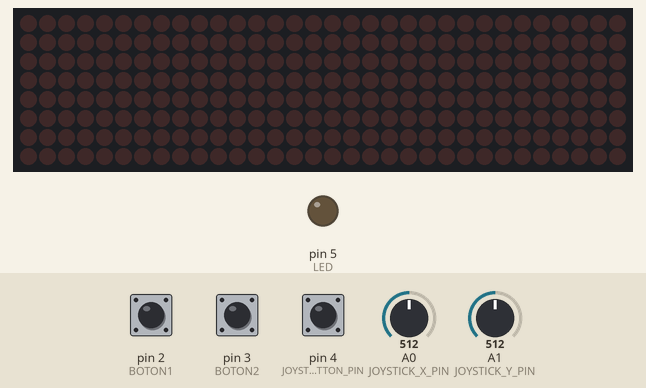
Simulated run of this sketch. Board: Arduino Uno, built with avr-gcc and run on an emulated ATmega328P. Parts: 32×8 LED matrix, output pins drawn as LEDs (lit = HIGH). Inputs (shaded band) come from the test bench; at power-on: A0 (JOYSTICK_X_PIN) = 512, pin 2 (BOTON1) HIGH, pin 3 (BOTON2) HIGH, pin 4 (JOYSTICK_BUTTON_PIN) HIGH, A1 (JOYSTICK_Y_PIN) = 512.

Above: at 1.2 s.
1.3 s: A0 (JOYSTICK_X_PIN) set to 716
4.3 s: pin 2 (BOTON1) pulled LOW for 0.15 s
At 4.75 s:
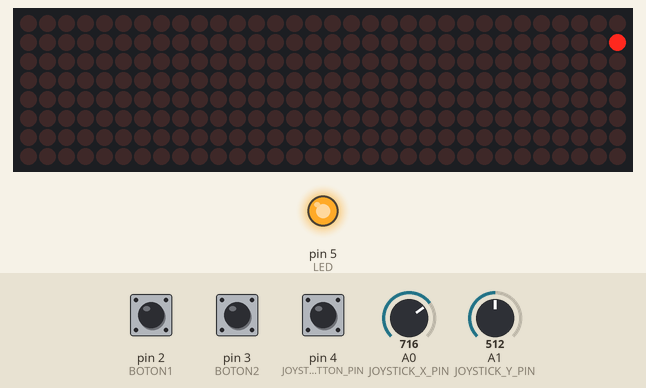
7.0 s: pin 2 (BOTON1) pulled LOW for 1 s
At 7.75 s:
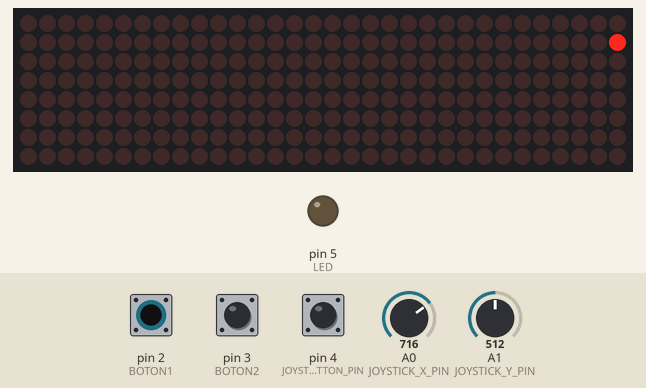
10.5 s: pin 2 (BOTON1) pulled LOW for 3.2 s
At 11.25 s:
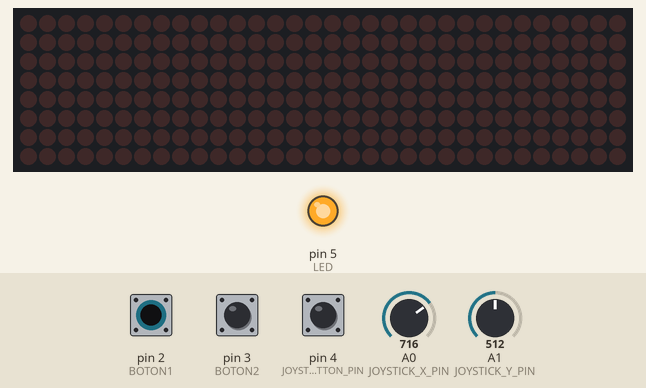
Timing chart, 0 to 13.5 s (numbered marks = the images above; inputs shaded):
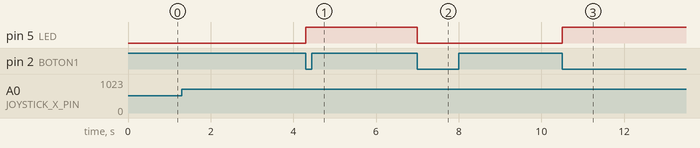

The sketch:

Telesketch.ino
```cpp
#include <MD_MAX72xx.h>
#include <SPI.h>

// Definir los pines del CLK, DIN y CS para la pantalla MD_MAX72xx y los botones 1 y 2
#define CLK_PIN 13
#define DATA_PIN 11
#define CS_PIN 10
#define BOTON1 2
#define BOTON2 3
#define HARDWARE_TYPE MD_MAX72XX::FC16_HW
// Crear un objeto de pantalla MD_MAX72xx con los pines definidos, tipo de matriz y número de matrices
MD_MAX72XX mx = MD_MAX72XX(HARDWARE_TYPE, DATA_PIN, CLK_PIN, CS_PIN, 4);
int MAX_COL = 31;
int MAX_ROW = 7;

// Definir la posición del punto que parpadea al inicio
int x = 0;
int y = 0;

// Definir el temporizador para controlar el parpadeo
unsigned long previousMillis = 0;
unsigned long previous_Millis = 0;
const long interval = 500;  // La mitad de un segundo

// Variables para el control de la palanca de mando
int DEAD_ZONE = 100;
int ZONE_ONE = DEAD_ZONE * 2;
int ZONE_TWO = DEAD_ZONE * 3;
int ZONE_THREE = DEAD_ZONE * 4;
int ZONE_FOUR = DEAD_ZONE * 5;

int mode = 0;  //Para que inicie en modo = 0

//Variables del Joystick y estados de los botones, previos y actuales
int joystickButtonState = HIGH;
int xVal;
int yVal;
int buttonVal = 0;
const int JOYSTICK_X_PIN = A0;
const int JOYSTICK_Y_PIN = A1;
const int JOYSTICK_BUTTON_PIN = 4;
const int LED = 5;  //Pin del LED
int buttonState;
int boton1State = HIGH;
int boton2State = HIGH;
bool ledState = LOW;
bool led_State = LOW;
int prevX = -1;
int prevY = -1;
bool prevState = LOW;
bool prev_State = HIGH;
int prevJoyX = -1;
int prevJoyY = -1;
int statePrev1 = HIGH;
int statePrev2 = HIGH;
int prev_zx = 0;
int prev_zy = 0;

//Definimos la función para mover posiciones del LED seguún grado del joystick.
int Zonas(int zona) {
  if ((zona > 512 + DEAD_ZONE) && (zona < 512 + ZONE_TWO)) {
    return 1;
  } else if ((zona > 512 + ZONE_ONE) && (zona < 512 + ZONE_THREE)) {
    return 2;
  } else if ((zona > 512 + ZONE_TWO) && (zona < 512 + ZONE_FOUR)) {
    return 3;
  } else if ((zona > 512 + ZONE_FOUR)) {
    return 4;
  } else if ((zona < 512 - DEAD_ZONE) && (zona > 512 - ZONE_TWO)) {
    return 1;
  } else if ((zona < 512 - ZONE_ONE) && (zona > 512 - ZONE_THREE)) {
    return 2;
  } else if ((zona < 512 - ZONE_TWO) && (zona > 512 - ZONE_FOUR)) {
    return 3;
  } else if ((zona < 512 - ZONE_FOUR)) {
    return 4;
  } else {
    return 0;
  }
}

//Esta función lee la posición del joystick y devuelve valores x , y con la funcion Zonas.
void LecturaJoystick() {
  //Leemos los estados del joystick en x e y
  xVal = analogRead(JOYSTICK_X_PIN);
  yVal = analogRead(JOYSTICK_Y_PIN);
  //Detectamos el estado anterior para que no repita el movimiento.
  int zy = Zonas(yVal);
  int zx = Zonas(xVal);
  if (((zx != 0) || (zy != 0)) && (prev_zx == 0) && (prev_zy == 0)) {

    if (yVal > 514) {  // Mover hacia arriba
      y = y - Zonas(yVal);
    } else if (yVal < 510) {  // Mover hacia abajo
      y = y + Zonas(yVal);
    }

    if (xVal < 510) {  // Mover hacia la izquierda
      x = x - Zonas(xVal);
    } else if (xVal > 514) {  // Mover hacia la derecha
      x = x + Zonas(xVal);
    }

    //Definir los limites de la pantalla
    if (x >= MAX_ROW) {
      x = MAX_ROW;
    } else if (x < 0) {
      x = 0;
    }
    if (y >= MAX_COL) {
      y = MAX_COL;
    } else if (y < 0) {
      y = 0;
    }
  }
  prev_zx = zx;
  prev_zy = zy;
}

//Funcion para que parpadee el LED, podemos elegir PIN y duración
void LedParpadeo(int LED_PIN, int tiempo) {
  unsigned long current_Millis = millis();
  if (current_Millis - previous_Millis >= tiempo) {
    previous_Millis = current_Millis;
    if (ledState == LOW) {
      ledState = HIGH;
    } else {
      ledState = LOW;
    }
  }
  digitalWrite(LED_PIN, ledState);
}

//Función que solo mueve el puntero del LED respetando el estado anterior, solo se mueve.
void ModoDesplazamiento() {

  unsigned long currentMillis = millis();            // obtener el tiempo actual
  if (currentMillis - previousMillis >= interval) {  // si ha pasado el intervalo de tiempo
    previousMillis = currentMillis;                  // actualizar el último tiempo registrado
    LecturaJoystick();
    if ((x != prevX) || (y != prevY)) {  //Si la posición actual de x , y no es igual que la anterior

      mx.setPoint(prevX, prevY, prevState);
      //Actualiza prevX y prevY
      prevX = x;
      prevY = y;
      prevState = mx.getPoint(x, y);  //Acumula el estado previo de encendido del LED
    }
    if (mx.getPoint(x, y)) {     // alterna el estado del LED
      mx.setPoint(x, y, false);  // enciende o apaga el LED en la posición de la matriz
    } else {
      mx.setPoint(x, y, true);
    }
  }
}

//Función que enciende los LEDs por donde pasa.
void ModoDibujo() {

  unsigned long currentMillis = millis();            // obtener el tiempo actual
  if (currentMillis - previousMillis >= interval) {  // si ha pasado el intervalo de tiempo
    previousMillis = currentMillis;                  // actualizar el último tiempo registrado
    LecturaJoystick();
    if ((x != prevX) || (y != prevY)) {  //Si la posición actual de x , y no es igual que la anterior

      dibujar_linea_bresenham(prevX, prevY, x, y, true);  //Usamos la funcion para dibujar todas las posiciones del LED
      //Actualiza prevX y prevY
      prevX = x;
      prevY = y;
    }
    if (mx.getPoint(x, y)) {     // alterna el estado del LED
      mx.setPoint(x, y, false);  // enciende o apaga el LED en la posición de la matriz
    } else {
      mx.setPoint(x, y, true);
    }
  }
}

//Función que borra (apaga) el LED por donde pasa
void ModoBorrado() {
  unsigned long currentMillis = millis();            // obtener el tiempo actual
  if (currentMillis - previousMillis >= interval) {  // si ha pasado el intervalo de tiempo
    previousMillis = currentMillis;                  // actualizar el último tiempo registrado
    LecturaJoystick();
    if ((x != prevX) || (y != prevY)) {                    //Si la posición actual de x , y no es igual que la anterior
      dibujar_linea_bresenham(prevX, prevY, x, y, false);  //Usamos la funcion para dibujar todas las posiciones del LED
      //Actualiza prevX y prevY
      prevX = x;
      prevY = y;
    }
    if (mx.getPoint(x, y)) {     // alterna el estado del LED
      mx.setPoint(x, y, false);  // enciende o apaga el LED en la posición de la matriz
    } else {
      mx.setPoint(x, y, true);
    }
  }
}


//Función que representa el algoritmo de Bresenham, une los puntos de principio y fin del ejeX y del ejeY, además un bool True False
void dibujar_linea_bresenham(int x0, int y0, int x1, int y1, bool TF) {
  int dx = abs(x1 - x0);
  int dy = abs(y1 - y0);
  int sx = x0 < x1 ? 1 : -1;
  int sy = y0 < y1 ? 1 : -1;
  int err = dx - dy;

  while (true) {
    mx.setPoint(x0, y0, TF);
    if (x0 == x1 && y0 == y1) {  //Si el primer x ó y y el último x ó y coinciden, break
      break;
    }
    int e2 = 2 * err;
    if (e2 > -dy) {
      err -= dy;
      x0 += sx;
    }
    if (e2 < dx) {
      err += dx;
      y0 += sy;
    }
  }
}

//Funciones que detectan el estado de los botones 1 y 2 y entran en un modo u otro según cual pulses.
void PulsarBoton1() {
  if (boton1State != statePrev1) {
    if (boton1State == LOW) {
      if (mode == 2) {  // Si viene de mode 2, cambia a mode 1.
        mode = 1;
      } else {  // Si viene de mode 0 cambia al 1, si viene de mode 1 cambia a 0.
        mode = 1 - mode;
      }
    }
    statePrev1 = boton1State;  // actualiza el estado.
  }
}

void PulsarBoton2() {
  if (boton2State != statePrev2) {
    if (boton2State == LOW) {
      if (mode == 1) {  // Si viene de mode 1, cambia a mode 2.
        mode = 2;
      } else {  // Si viene de mode 0 cambia al 2, si viene de mode 2 cambia a 0.
        mode = 2 - mode;
      }
    }
    statePrev2 = boton2State;  // actualiza el estado.
  }
}

void setup() {

  pinMode(CLK_PIN, OUTPUT);
  pinMode(DATA_PIN, OUTPUT);
  pinMode(CS_PIN, OUTPUT);
  pinMode(LED, OUTPUT);
  pinMode(JOYSTICK_X_PIN, INPUT);
  pinMode(JOYSTICK_Y_PIN, INPUT);
  pinMode(JOYSTICK_BUTTON_PIN, INPUT_PULLUP);
  pinMode(BOTON1, INPUT_PULLUP);
  pinMode(BOTON2, INPUT_PULLUP);
  xVal = analogRead(JOYSTICK_X_PIN);
  yVal = analogRead(JOYSTICK_Y_PIN);
  buttonVal = digitalRead(JOYSTICK_BUTTON_PIN);


  // Inicializar la pantalla
  mx.begin();
  mx.clear();
}

void loop() {
  // Leer el estado del botón de la palanca de mando

  boton1State = digitalRead(BOTON1);
  boton2State = digitalRead(BOTON2);
  // Cambiar el modo al pulsar el botón de la pantalla
  PulsarBoton1();
  PulsarBoton2();

  if (mode == 0) {  // Modo de desplazamiento
    ModoDesplazamiento();
    buttonState = digitalRead(JOYSTICK_BUTTON_PIN);
    if (buttonState == LOW && prev_State == HIGH) {
      prevState = (prevState == LOW) ? HIGH : LOW;
    }
    digitalWrite(LED, LOW);
    prev_State = buttonState;
  }

  else if (mode == 1) {  // Modo de edición
    ModoDibujo();
    digitalWrite(LED, HIGH);  //Led encendido fijo
  } else if (mode == 2) {     // Modo Borrado
    ModoBorrado();
    LedParpadeo(LED, interval * 2);  //Led parapdeo 1 Hz
  }
}
```

Measured:
- after the input at 4.3 s, pin 5 (LED): LOW → HIGH at once
- after the input at 7.0 s, pin 5 (LED): HIGH → LOW at once
- after the input at 10.5 s, pin 5 (LED): LOW → HIGH at once
